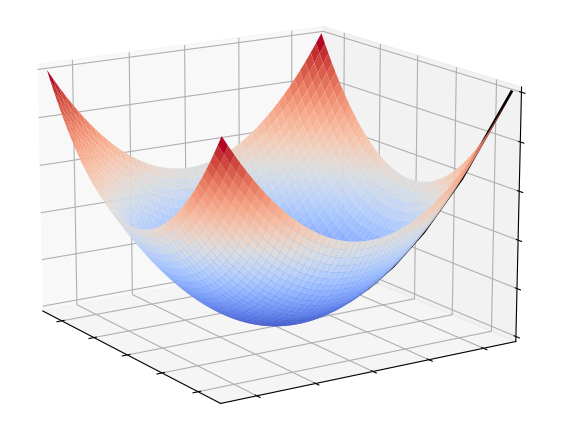

Source code (Python):
import numpy as np
import matplotlib.pyplot as plt
from mpl_toolkits.mplot3d import Axes3D

# Definir la función de costo
def cost_function(x, y):
    return x**2 + y**2

# Definir la derivada parcial de la función de costo con respecto a x
def partial_x(x, y):
    return 2*x

# Definir la derivada parcial de la función de costo con respecto a y
def partial_y(x, y):
    return 2*y

# Definir el tamaño del paso del descenso de gradiente
alpha = 0.1

# Definir el punto inicial
x0, y0 = 5, 5

# Crear una figura 3D
fig = plt.figure()
ax = fig.add_subplot(111, projection='3d')

# Crear una malla de puntos en los ejes x e y
x_range = np.linspace(-5, 5, 50)
y_range = np.linspace(-5, 5, 50)
X, Y = np.meshgrid(x_range, y_range)

# Calcular el valor de la función de costo en cada punto de la malla
Z = cost_function(X, Y)

# Graficar la función de costo en 3D
ax.plot_surface(X, Y, Z, cmap='coolwarm')

# Definir la trayectoria del descenso de gradiente
x = [x0]
y = [y0]
for i in range(100):
    # Calcular la dirección del descenso de gradiente
    dx = -alpha * partial_x(x[-1], y[-1])
    dy = -alpha * partial_y(x[-1], y[-1])
    
    # Calcular el nuevo punto en la trayectoria
    x_new = x[-1] + dx
    y_new = y[-1] + dy
    
    # Agregar el nuevo punto a la trayectoria
    x.append(x_new)
    y.append(y_new)


# Configurar los límites de los ejes
ax.set_xlim([-5, 5])
ax.set_ylim([-5, 5])
ax.set_zlim([0, 50])

# Configurar los nombres de los ejes
ax.w_xaxis.set_ticklabels([])
ax.w_yaxis.set_ticklabels([])
ax.w_zaxis.set_ticklabels([])
ax.set_xlabel('')
ax.set_ylabel('')
ax.set_zlabel('')

# Mostrar la gráfica
plt.show()
